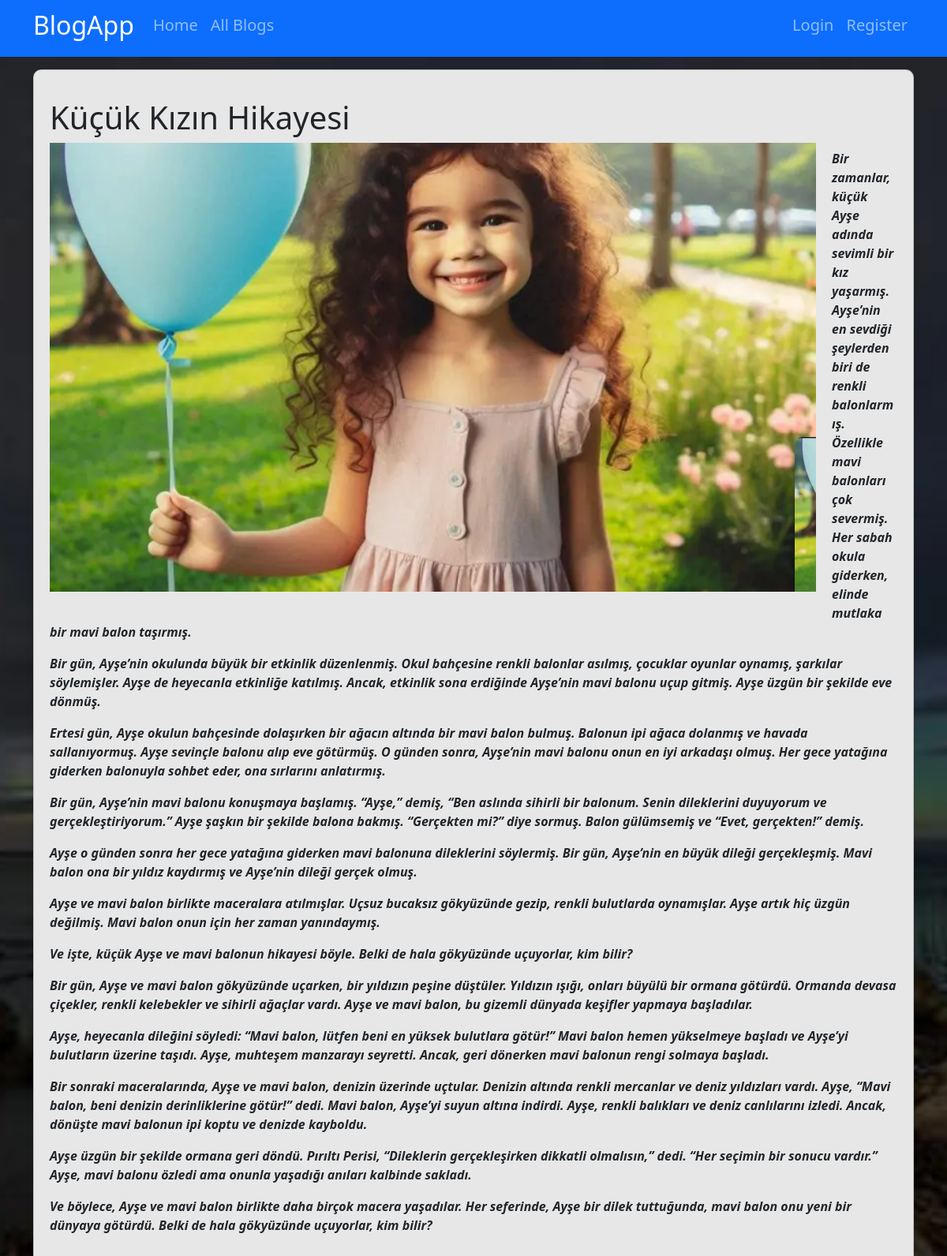
Page /blogsdetails/kucuk-kizin-hikayesi/ on the committed database.
### blog/models.py (models this page shows, shortened)
class Blog(models.Model):
    title = models.CharField(max_length=200)
    image = models.ImageField(upload_to="blogs")
    description = RichTextField()
    is_active = models.BooleanField(default=False)
    is_home = models.BooleanField(default=False)
    slug = models.SlugField(null=False,blank=True,unique=True,db_index=True,editable=True)
    categories = models.ManyToManyField(Category)

### blog/views.py (the view)
# urls.py: path("blogsdetails/<slug:slug>/",views.blogdetails,name="blogdetails"),
def blogdetails(request, slug):
    blog = Blog.objects.get(slug=slug)
    return render(request, "blog/blogdetails.html", {
        "blog": blog
    })

### blog/templates/blog/blogdetails.html (shortened to what this page needs)
{% extends "base.html"%}
{% load static %}
{%block css_files %}
<link rel="stylesheet" href="{%static 'blog/css/style.css'%}">
{%endblock%}
{% block icerik %}
 <div class="container mt-3">
    <div class = "row" >
      <div class="col-12">
        <div class="card mb-3">
            <div class="row">
                <div class="col-md-12">
                    <div class="card-body">
                        <h1 class="card-title h3 mb-3">
                            <h1 href="{%url 'blogdetails' blog.id %}">
                                {{ blog.title|title }}
                            </h1>
                        </h1>
                        <img src="{{ blog.image.url }}" alt="" class="img-fluid" style="float:left; margin-right:20px; margin-bottom:20px;">
                        <p class="card-text"> {{ blog.description|safe }} </p>
                    </div>
                </div>
            </div>
        </div>
      </div>
    </div>
</div>
{% endblock %}

### blog/static/blog/css/style.css (style rules this page uses)
body { background: url('../img/basicpp.jpg') no-repeat center center fixed; background-size: cover; }
.card { background-color: rgb(231, 231, 231); border-radius: 10px; box-shadow: 0 4px 8px rgba(0, 0, 0, 0.1); margin-bottom: 20px; }
.card-body { padding: 20px; }

### rows in the picture
Blog: title "Küçük Kızın Hikayesi", image (picture), description "Bir zamanlar, küçük Ayşe adında sevimli bir kız yaşarmış. Ayşe’nin en sevdiği şeylerden biri de renkli balonlarmış. Özellikle mavi balonları çok severmiş. Her sabah okula giderken, elinde mutlaka bir mavi balon taşırmış. Bir gün, Ayşe’nin okulunda büyük bir etkinlik düzenlenmiş. Okul bahçesine renkli balonlar asılmış, çocuklar oyunlar oynamış, şarkılar söylemişler. Ayşe de heyecanla etkinliğe katılmış. Ancak, etkinlik sona erdiğinde Ayşe’nin mavi balonu uçup gitmiş. Ayşe üzgün bir şekilde eve dönmüş. Ertesi gün, Ayşe okulun bahçesinde dolaşırken bir ağacın altında bir mavi balon bulmuş. Balonun ipi ağaca dolanmış ve havada sallanıyormuş. Ayşe sevinçle balonu alıp eve götürmüş. O günden…"
